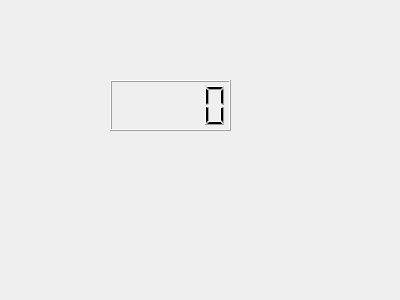
<?xml version="1.0" encoding="UTF-8"?>
<ui version="4.0">
 <class>Form</class>
 <widget class="QWidget" name="Form">
  <property name="geometry">
   <rect>
    <x>0</x>
    <y>0</y>
    <width>400</width>
    <height>300</height>
   </rect>
  </property>
  <property name="windowTitle">
   <string>Form</string>
  </property>
  <widget class="QLCDNumber" name="lcdNumber">
   <property name="geometry">
    <rect>
     <x>110</x>
     <y>80</y>
     <width>121</width>
     <height>51</height>
    </rect>
   </property>
  </widget>
 </widget>
 <resources/>
 <connections/>
</ui>
